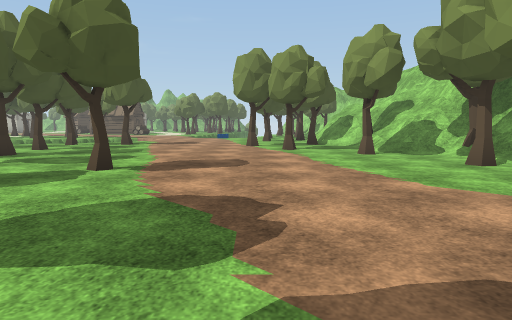
View 1 (above)

24 first-person views from a walk through a scene from a Unity 3-D project. The camera is 1.3 m above the floor, tilts 6° down and sees 75° across. The floor is counted in squares, 2 m on a side. Each view is taken from the middle of a square. On the plan, view 1 faces up. The plan holds only what a view shows up to about 10 squares ahead; the rest is blank. The place goes on beyond the plan. The player is left out. Some animated figures are left out. Some surface patterns are stand-ins.

View 2
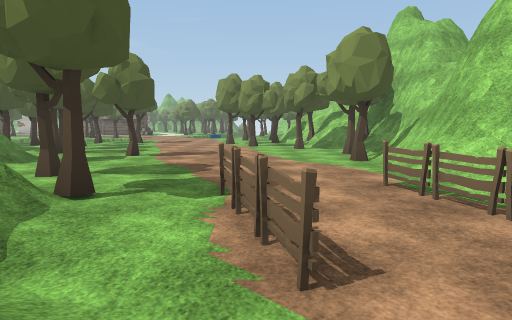

View 3
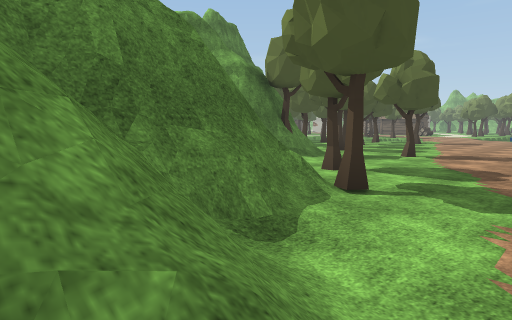

View 4
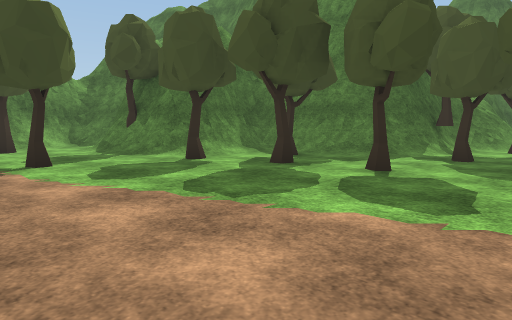

View 5
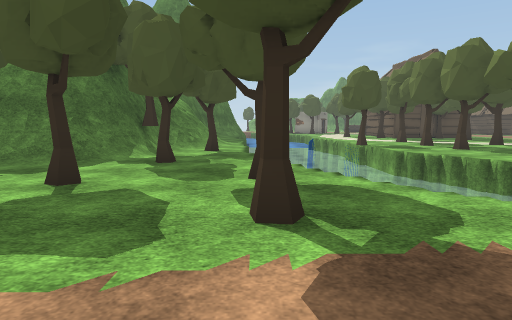

View 6
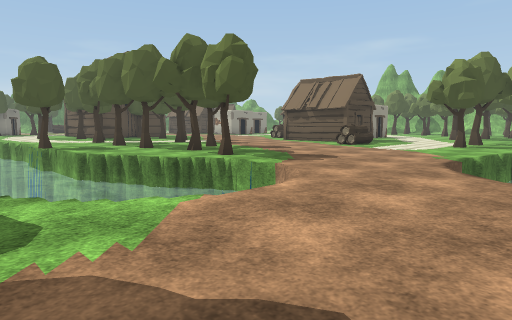

View 7
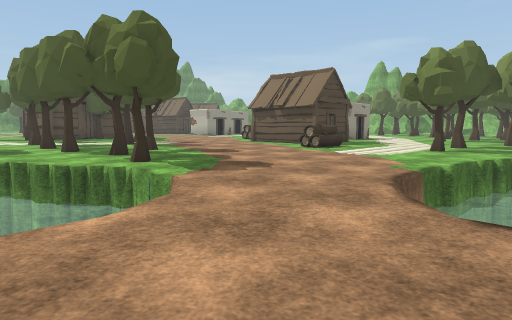

View 8
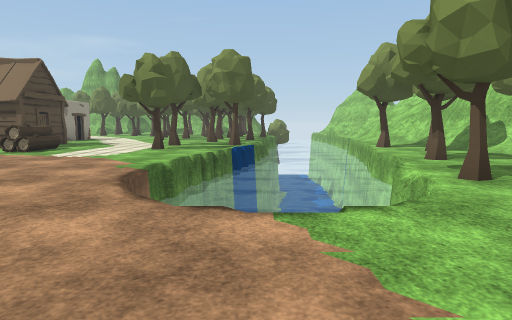

View 9
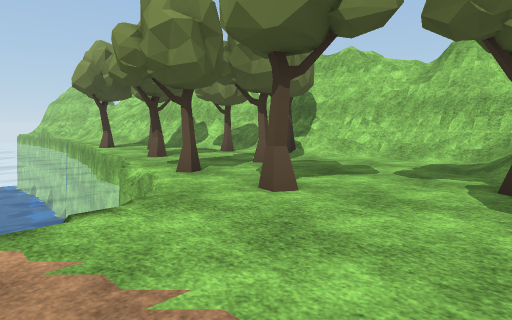

View 10
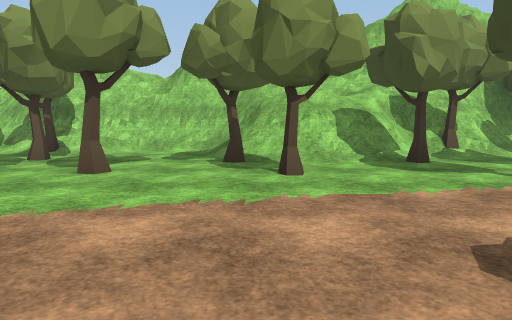

View 11
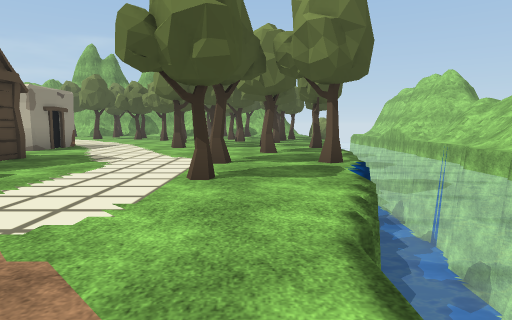

View 12
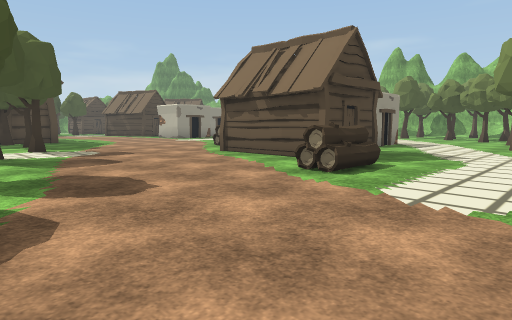

View 13
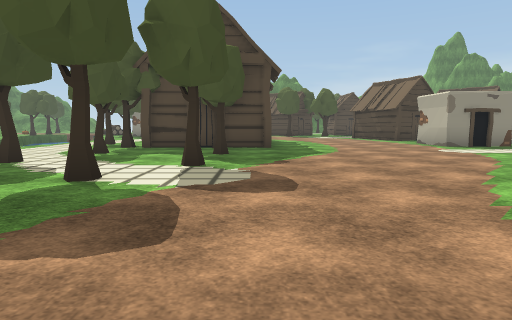

View 14
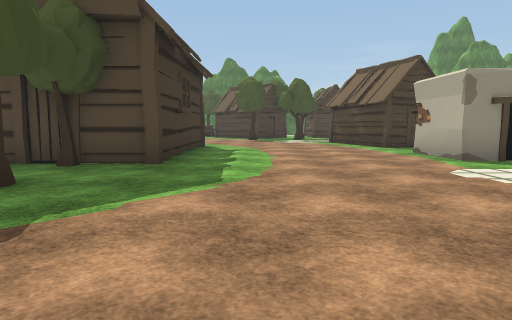

View 15
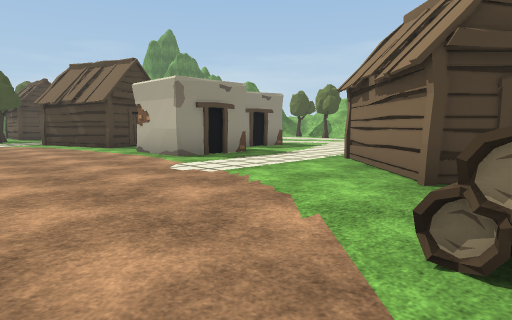

View 16
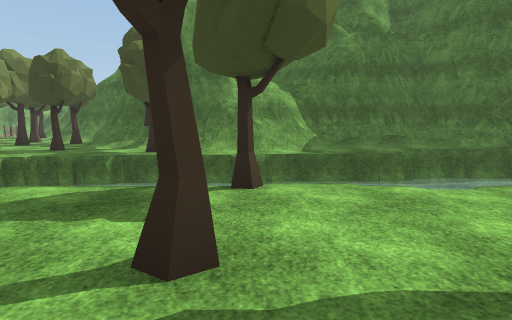

View 17
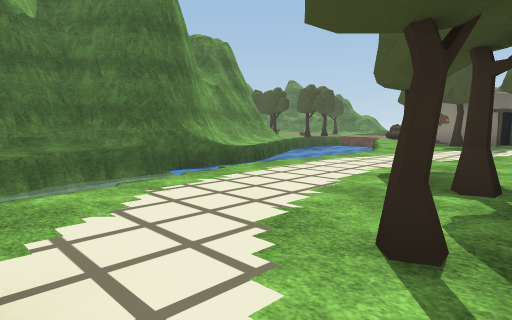

View 18
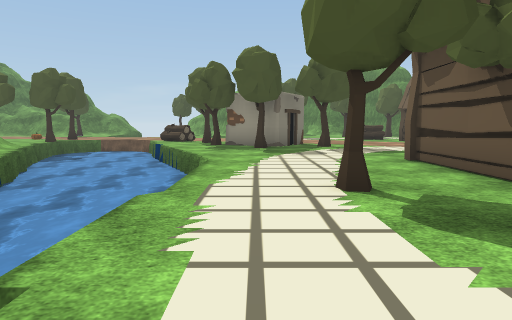

View 19
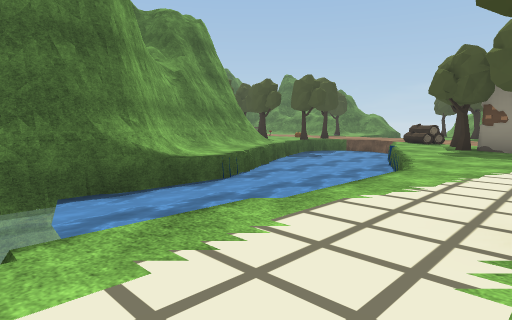

View 20
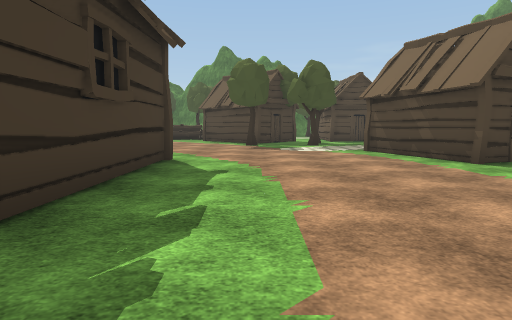

View 21
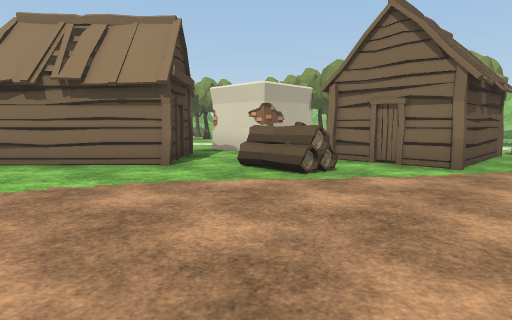

View 22
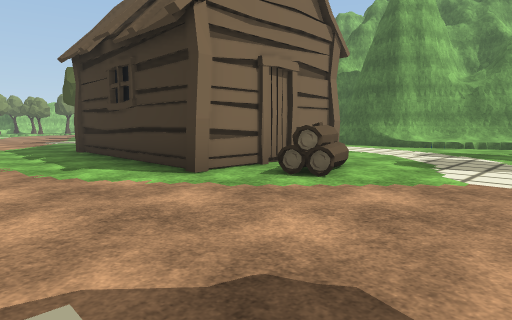

View 23
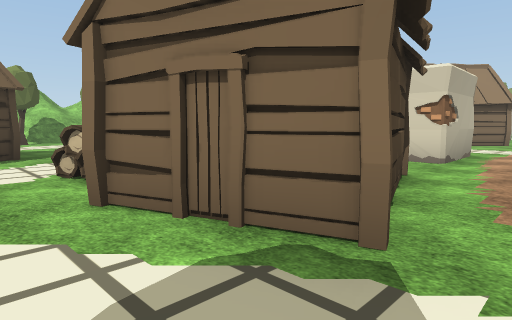

View 24
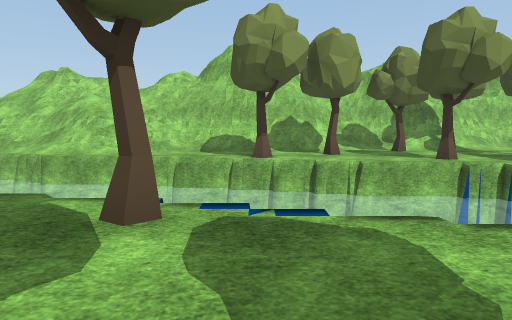

### Floor plan
Key: @ floor where view 1 was taken; # wall or solid block; . main floor; : floor 2.25 m higher than the main floor; / step, stairs or slope; = window, fence, low wall or low ledge; ≈ water the walk keeps out of; T tree; F fence; L log; H hut; O other object.
Columns run from 27 left of view 1 to 5 right of it. Each row starts with its distance up from view 1.
 29 .LL    O...H H .#O...T.T.T≈≈≈≈=#
 28 .HHHH   #...H.H.##........≈≈≈≈=:
 27 ..  H.###....H..  .....T..≈≈≈≈/#
 26 ..H............   ........≈≈≈./#
 25 ..............L.HHH...T.T≈≈≈≈..#
 24 ................H.H......≈≈≈≈T.#
 23 ..................HLL.T..≈≈≈≈..##
 22 ...................L....≈≈≈≈.T./#
 21 ....HHHHH...............≈≈≈≈.../#
 20 ...LH   HTT..T..........≈≈≈≈T.T/#
 19 ....H   H.....T.........≈≈≈≈...T#
 18 ....HHT H........T......≈  ≈TT./#
 17 T.......T.T.T...T.TT....≈≈≈.....#
 16 #......T......T.....≈≈......T...#
 15 T.................≈≈≈ ≈.......//#
 14 O...≈≈≈..≈≈≈≈≈T≈≈≈≈≈≈ ≈....T.T==#
 13 .≈≈≈≈≈≈≈      ≈≈≈≈≈≈ ≈≈....../=##
 12 ≈≈≈≈≈≈≈≈≈≈≈         ≈......../###
 11 ≈≈≈≈≈≈≈≈≈≈≈≈≈≈≈≈≈≈≈..T.T.....T==#
 10 ≈≈≈≈≈=###≈≈..///.T.........T..TT#
  9 ≈≈≈ =#######/###//.T.T......T./##
  8    ###    #########/..........T=#
  7                   ##..T.........T
  6                    #T.T.........#
  5                    #///..T.....T#
  4                    ####.......T/#
  3                       #/.......##
  2                       #/.......##
  1                        ..T.....##
  0                        ///T@F.F=
 -1                         ##/.F.F
 -2                          ##.F..
 -3                          ##///
 -4                           ##/

Where each view was taken, in squares from view 1:
view 1: 0 up, 0 right, facing up
view 2: 4 down, 1 right, facing up
view 3: 4 down, 1 right, facing up-left
view 4: 11 up, 1 left, facing down-left
view 5: 11 up, 2 left, facing left
view 6: 12 up, 2 left, facing up-left
view 7: 14 up, 2 left, facing up-left
view 8: 14 up, 2 left, facing up
view 9: 14 up, 2 left, facing up-right
view 10: 14 up, 4 left, facing right
view 11: 19 up, 4 left, facing up
view 12: 18 up, 5 left, facing up-left
view 13: 21 up, 9 left, facing left
view 14: 23 up, 13 left, facing left
view 15: 23 up, 13 left, facing up-left
view 16: 18 up, 13 left, facing down
view 17: 18 up, 15 left, facing down-left
view 18: 15 up, 17 left, facing left
view 19: 16 up, 18 left, facing down-left
view 20: 23 up, 17 left, facing left
view 21: 22 up, 17 left, facing up-right
view 22: 24 up, 27 left, facing down-right
view 23: 25 up, 27 left, facing up-right
view 24: 24 up, 5 left, facing right
